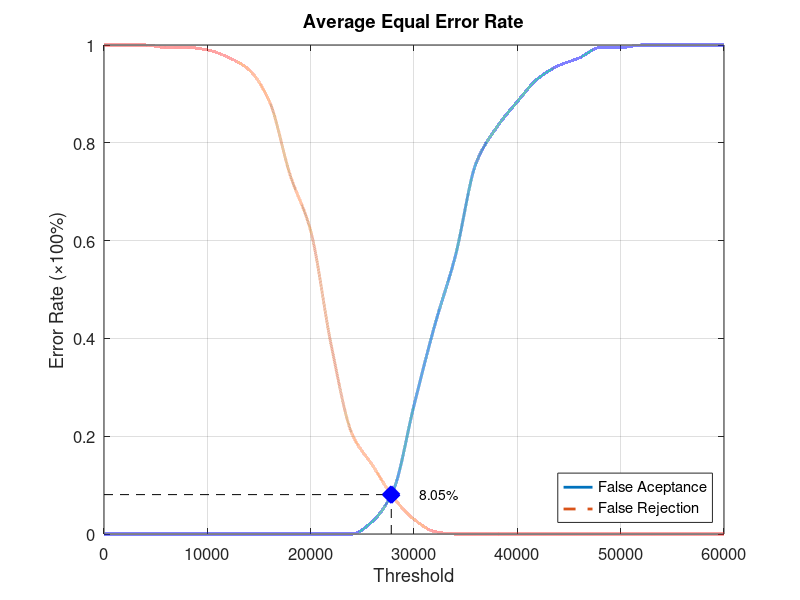
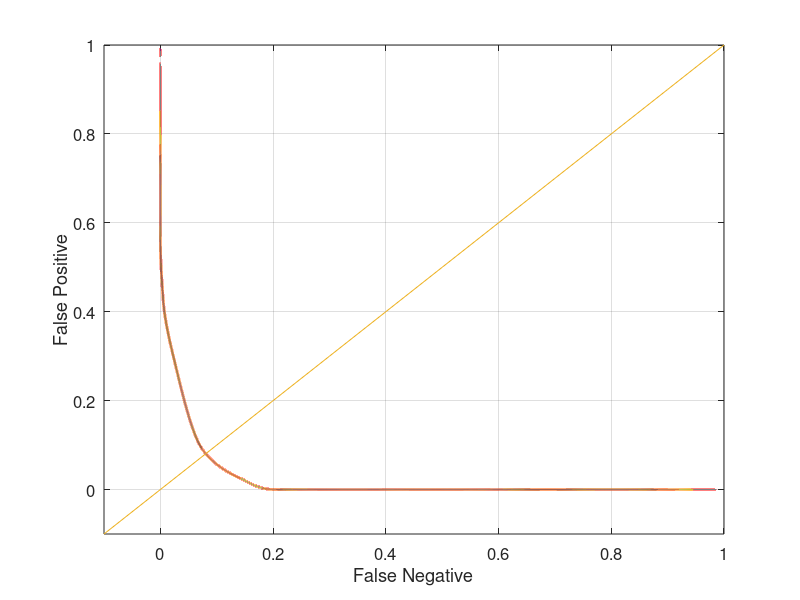

Write MATLAB code to recreate these figures, in order.
function yEER = Database3_1
close all;
clear;
clc;
x = 0:2000:60000;
xq = 0:0.5:60000;

y0 = [0 0 0 0 0 0 0 0 0 0 0 0 0 0.0263158 0.0894737 0.263158 0.426316 0.568421 0.757895 0.831579 0.884211 0.931579 0.957895 0.973684 0.994737 0.994737 1 1 1 1 1];
yy0 = interp1(x, y0, xq, 'pchip');
y1 = [1 1 1 0.995 0.995 0.99 0.975 0.95 0.885 0.735 0.62 0.385 0.205 0.14 0.075 0.03 0.005 0 0 0 0 0 0 0 0 0 0 0 0 0 0];
yy1 = interp1(x, y1, xq, 'pchip');

% Calculating EER: 
y2 = abs(y0 - y1);
find(y2 == min(y2))
yy2 = abs(yy0 - yy1);
xEER = find(yy2 == min(yy2));
xEERIndex = xq(xEER) % X-axis EER
yEER = yy0(xEER) % Y-axis EER

main = figure
plot(xq, yy0,'-','LineWidth', 2);	hold on
plot(xq, yy1,'--','LineWidth', 2);	hold on
plot([xEERIndex xEERIndex], [0 yEER], 'k--');	hold on
plot([0 xEERIndex], [yEER yEER], 'k--');	hold on
plot(xEERIndex, yEER, 'bx', 'LineWidth', 10);	hold on
text(xEERIndex + 10 * xEERIndex / 100, yEER, [num2str(round((10000 * yEER)) / 100) '%'])
legend('False Aceptance', 'False Rejection', 'Location', 'SouthEast')
xlabel('Threshold')
ylabel('Error Rate (\times100%)')
title('Average Equal Error Rate')
set(gca, 'FontSize', 12)
axis([0 60000 0 1])
grid on

print(main, 'Database3_1Main', '-dpng');
FNRxFPR = figure('Color', [1 1 1]);
plot(yy1, yy0, '-', yy1, yy0, 'LineWidth', 2);
hold on
y = -0.1:0.1:1
plot(y, y); 
set(gca, 'FontSize', 12)
xlabel('False Negative')
ylabel('False Positive')
axis([-0.1 1 -0.1 1])
set(gca, 'FontSize', 12)
grid on

print(FNRxFPR, 'Database3_1FNRxFPR','-dpng');
end
